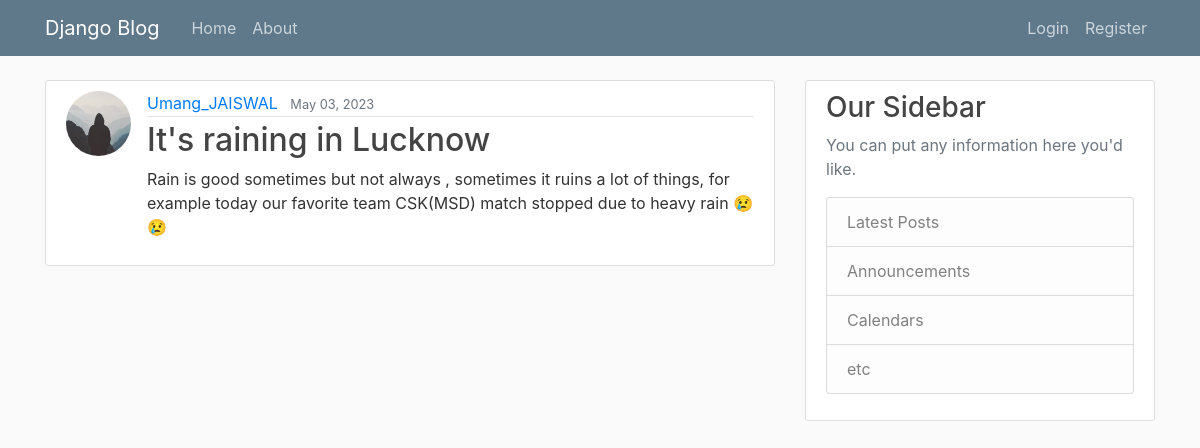
Screenshot of /post/32/ with the database file from the repository.
### blog/models.py (models this page shows, shortened)
class Post(models.Model):
    title=models.CharField(max_length=100)
    content = models.TextField()
    date_posted = models.DateTimeField(default=timezone.now)
    author = models.ForeignKey(User, on_delete= models.CASCADE)

### users/models.py (models this page shows, shortened)
class Profile(models.Model):
    user = models.OneToOneField(User,on_delete=models.CASCADE)
    image = models.ImageField(default='default.jpg', upload_to='profile_pics')

### blog/views.py (the view)
# urls.py: path('post/<int:pk>/', PostDetailView.as_view(), name='post-detail'),
class PostDetailView(DetailView):
    model = Post

### blog/templates/blog/post_detail.html (shortened to what this page needs)
{% extends "blog/base.html" %}
{% block content %}
<article class="media content-section">
   <img class = "rounded-circle article-img" src="{{ object.author.profile.image.url }}">
    <div class="media-body">
      <div class="article-metadata">
        <a class="mr-2" href="{% url 'user-posts' object.author.username %}">{{ object.author }}</a>
        <small class="text-muted">{{ object.date_posted|date:"F d, Y"}}</small>
       </div>
      <h2 class = "article-title">{{ object.title }} </h2>
      <p class = "article-content">{{ object.content }} </p>
   </div>
</article>
{% endblock content %}

### blog/templates/blog/base.html (shortened to what this page needs)
{% load static %}
<!DOCTYPE html>
<html lang="en">
<head>
     <link rel="stylesheet" href="https://cdn.jsdelivr.net/npm/bootstrap@4.0.0/dist/css/bootstrap.min.css"
>
     <link rel="stylesheet" type="text/css" href="{% static 'blog/main.css' %}">
</head>
<body>
     <header class="site-header">
          <nav class="navbar navbar-expand-md navbar-dark bg-steel fixed-top">
               <div class="container">
                    <a class="navbar-brand mr-4" href="{% url 'blog-home' %}">Django Blog</a>
                    <div class="collapse navbar-collapse" id="navbarToggle">
                         <div class="navbar-nav mr-auto">
                              <a class="nav-item nav-link" href="{% url 'blog-home' %}">Home</a>
                              <a class="nav-item nav-link" href="{% url 'blog-about' %}">About</a>
                         </div>
                         <div class="navbar-nav">
                              {% if user.is_authenticated %}
                                 <a class="nav-item nav-link" href="{% url 'post-create' %}">New Post</a>
                                 <a class="nav-item nav-link" href="{% url 'profile' %}">Profile</a>
                                 <a class="nav-item nav-link" href="{% url 'logout' %}">Logout</a>
                              {% else %}
                                <a class="nav-item nav-link" href="{% url 'login' %}">Login</a>
                                <a class="nav-item nav-link" href="{% url 'register' %}">Register</a>
                              {% endif %}
                         </div>
                    </div>
               </div>
          </nav>
     </header>
     <main role="main" class="container">
          <div class="row">
               <div class="col-md-8">
                    {% block content %}{% endblock %}
               </div>
               <div class="col-md-4">
                    <div class="content-section">
                         <h3>Our Sidebar</h3>
                         <p class='text-muted'>You can put any information here you'd like.
                         <ul class="list-group">
                              <li class="list-group-item list-group-item-light">Latest Posts</li>
                              <li class="list-group-item list-group-item-light">Announcements</li>
                              <li class="list-group-item list-group-item-light">Calendars</li>
                              <li class="list-group-item list-group-item-light">etc</li>
                         </ul>
                         </p>
                    </div>
               </div>
          </div>
     </main>
</body>
</html>
</body>
</html>

### blog/static/blog/main.css (style rules this page uses)
body { background: #fafafa; color: #333333; margin-top: 5rem; }
h1, h2, h3, h4, h5, h6 { color: #444444; }
ul { margin: 0; }
.bg-steel { background-color: #5f788a; }
.site-header .navbar-nav .nav-link { color: #cbd5db; }
.content-section { background: #ffffff; padding: 10px 20px; border: 1px solid #dddddd; border-radius: 3px; margin-bottom: 20px; }
.article-title { color: #444444; }
.article-content { white-space: pre-line; }
.article-img { height: 65px; width: 65px; margin-right: 16px; }
.article-metadata { padding-bottom: 1px; margin-bottom: 4px; border-bottom: 1px solid #e3e3e3 }

### rows the page displays
Post: author.profile.image (placeholder picture), author "Umang_JAISWAL", date_posted "May 03, 2023", title "It's raining in Lucknow", content "Rain is good sometimes but not always , sometimes it ruins a lot of things, for example today our favorite team CSK(MSD) match stopped due to heavy rain 😢 😢"
